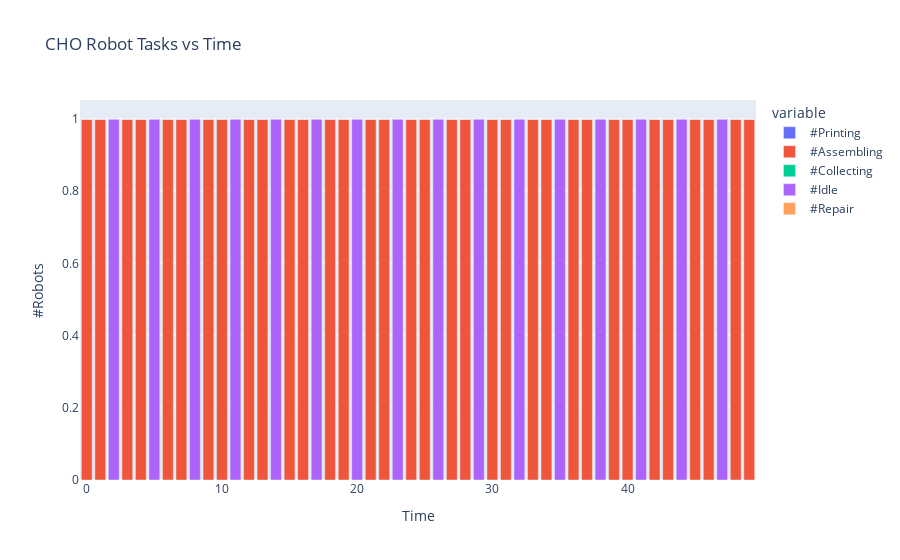
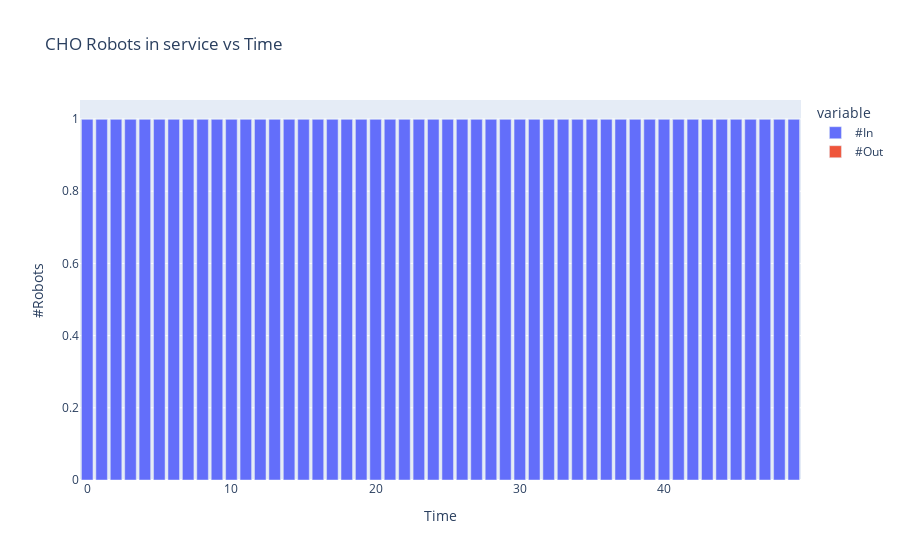
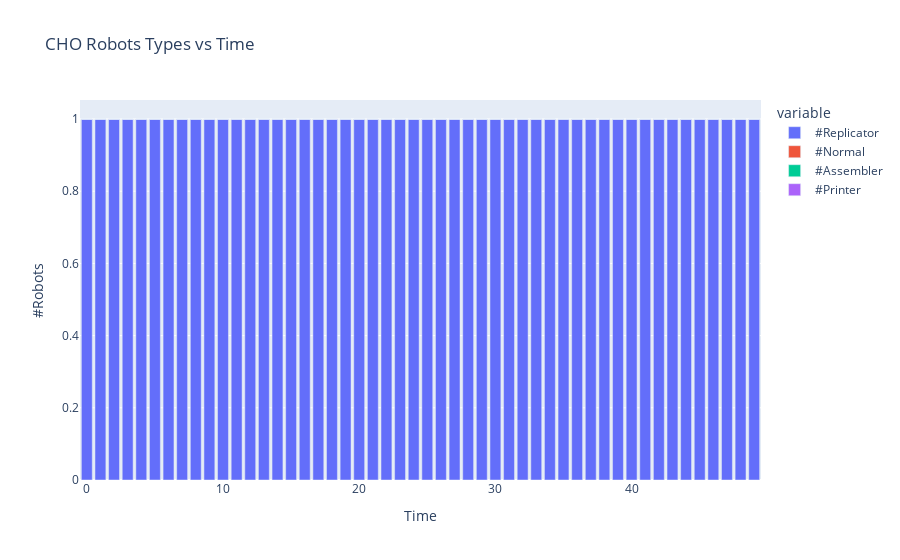
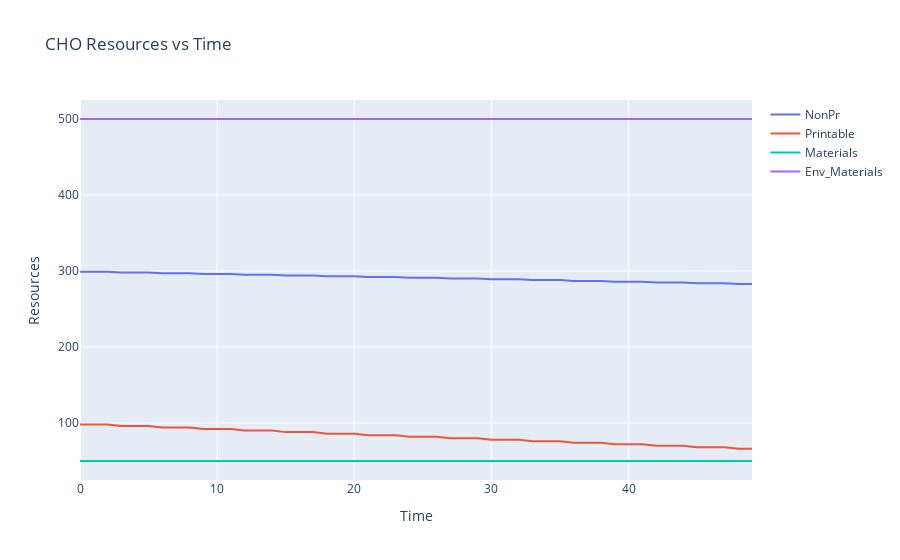

Source (notebook cell) for these figures, in order:
### Code cell
def main():
    global RiskThreshold,QualityThreshold,mc_num_steps,timesteps,mc
    RiskThreshold=0.3
    QualityThreshold=0.5
    mc_num_steps = 2
    timesteps = 50
    mc = False
    try:
        if mc:
            mcdf = SRRSmc("CHO",timesteps,mc_num_steps,True)
            display(mcdf)
        else:
            df,ram_df = SRRS("CHO",timesteps,True)    
    except Exception as err:
        print(f"Unexpected {err=}, {type(err)=}")
        raise

if __name__ == "__main__":
    main()

### Figure 1 — Plotly figure (JSON) as saved in the notebook; plotly's stock layout.template omitted (floating-point values rounded to 4 significant figures)
{"data": [{"alignmentgroup": "True", "hovertemplate": "variable=#Printing<br>Time=%{x}<br>value=%{y}<extra></extra>", "legendgroup": "#Printing", "marker": {"color": "#636efa", "pattern": {"shape": ""}}, "name": "#Printing", "offsetgroup": "#Printing", "orientation": "v", "showlegend": true, "textposition": "auto", "type": "bar", "x": [0, 1, 2, 3, 4, 5, 6, 7, 8, 9, 10, 11, 12, 13, 14, 15, 16, 17, 18, 19, 20, 21, 22, 23, 24, 25, 26, 27, 28, 29, 30, 31, 32, 33, 34, 35, 36, 37, 38, 39, 40, 41, 42, 43, 44, 45, 46, 47, 48, 49], "xaxis": "x", "y": [0, 0, 0, 0, 0, 0, 0, 0, 0, 0, 0, 0, 0, 0, 0, 0, 0, 0, 0, 0, 0, 0, 0, 0, 0, 0, 0, 0, 0, 0, 0, 0, 0, 0, 0, 0, 0, 0, 0, 0, 0, 0, 0, 0, 0, 0, 0, 0, 0, 0], "yaxis": "y"}, {"alignmentgroup": "True", "hovertemplate": "variable=#Assembling<br>Time=%{x}<br>value=%{y}<extra></extra>", "legendgroup": "#Assembling", "marker": {"color": "#EF553B", "pattern": {"shape": ""}}, "name": "#Assembling", "offsetgroup": "#Assembling", "orientation": "v", "showlegend": true, "textposition": "auto", "type": "bar", "x": [0, 1, 2, 3, 4, 5, 6, 7, 8, 9, 10, 11, 12, 13, 14, 15, 16, 17, 18, 19, 20, 21, 22, 23, 24, 25, 26, 27, 28, 29, 30, 31, 32, 33, 34, 35, 36, 37, 38, 39, 40, 41, 42, 43, 44, 45, 46, 47, 48, 49], "xaxis": "x", "y": [1, 1, 0, 1, 1, 0, 1, 1, 0, 1, 1, 0, 1, 1, 0, 1, 1, 0, 1, 1, 0, 1, 1, 0, 1, 1, 0, 1, 1, 0, 1, 1, 0, 1, 1, 0, 1, 1, 0, 1, 1, 0, 1, 1, 0, 1, 1, 0, 1, 1], "yaxis": "y"}, {"alignmentgroup": "True", "hovertemplate": "variable=#Collecting<br>Time=%{x}<br>value=%{y}<extra></extra>", "legendgroup": "#Collecting", "marker": {"color": "#00cc96", "pattern": {"shape": ""}}, "name": "#Collecting", "offsetgroup": "#Collecting", "orientation": "v", "showlegend": true, "textposition": "auto", "type": "bar", "x": [0, 1, 2, 3, 4, 5, 6, 7, 8, 9, 10, 11, 12, 13, 14, 15, 16, 17, 18, 19, 20, 21, 22, 23, 24, 25, 26, 27, 28, 29, 30, 31, 32, 33, 34, 35, 36, 37, 38, 39, 40, 41, 42, 43, 44, 45, 46, 47, 48, 49], "xaxis": "x", "y": [0, 0, 0, 0, 0, 0, 0, 0, 0, 0, 0, 0, 0, 0, 0, 0, 0, 0, 0, 0, 0, 0, 0, 0, 0, 0, 0, 0, 0, 0, 0, 0, 0, 0, 0, 0, 0, 0, 0, 0, 0, 0, 0, 0, 0, 0, 0, 0, 0, 0], "yaxis": "y"}, {"alignmentgroup": "True", "hovertemplate": "variable=#Idle<br>Time=%{x}<br>value=%{y}<extra></extra>", "legendgroup": "#Idle", "marker": {"color": "#ab63fa", "pattern": {"shape": ""}}, "name": "#Idle", "offsetgroup": "#Idle", "orientation": "v", "showlegend": true, "textposition": "auto", "type": "bar", "x": [0, 1, 2, 3, 4, 5, 6, 7, 8, 9, 10, 11, 12, 13, 14, 15, 16, 17, 18, 19, 20, 21, 22, 23, 24, 25, 26, 27, 28, 29, 30, 31, 32, 33, 34, 35, 36, 37, 38, 39, 40, 41, 42, 43, 44, 45, 46, 47, 48, 49], "xaxis": "x", "y": [0, 0, 1, 0, 0, 1, 0, 0, 1, 0, 0, 1, 0, 0, 1, 0, 0, 1, 0, 0, 1, 0, 0, 1, 0, 0, 1, 0, 0, 1, 0, 0, 1, 0, 0, 1, 0, 0, 1, 0, 0, 1, 0, 0, 1, 0, 0, 1, 0, 0], "yaxis": "y"}, {"alignmentgroup": "True", "hovertemplate": "variable=#Repair<br>Time=%{x}<br>value=%{y}<extra></extra>", "legendgroup": "#Repair", "marker": {"color": "#FFA15A", "pattern": {"shape": ""}}, "name": "#Repair", "offsetgroup": "#Repair", "orientation": "v", "showlegend": true, "textposition": "auto", "type": "bar", "x": [0, 1, 2, 3, 4, 5, 6, 7, 8, 9, 10, 11, 12, 13, 14, 15, 16, 17, 18, 19, 20, 21, 22, 23, 24, 25, 26, 27, 28, 29, 30, 31, 32, 33, 34, 35, 36, 37, 38, 39, 40, 41, 42, 43, 44, 45, 46, 47, 48, 49], "xaxis": "x", "y": [0, 0, 0, 0, 0, 0, 0, 0, 0, 0, 0, 0, 0, 0, 0, 0, 0, 0, 0, 0, 0, 0, 0, 0, 0, 0, 0, 0, 0, 0, 0, 0, 0, 0, 0, 0, 0, 0, 0, 0, 0, 0, 0, 0, 0, 0, 0, 0, 0, 0], "yaxis": "y"}], "layout": {"barmode": "relative", "hovermode": "x", "legend": {"title": {"text": "variable"}, "tracegroupgap": 0}, "title": {"text": "CHO Robot Tasks vs Time"}, "xaxis": {"anchor": "y", "domain": [0, 1], "title": {"text": "Time"}}, "yaxis": {"anchor": "x", "domain": [0, 1], "title": {"text": "#Robots"}}}}

### Figure 2 — Plotly figure (JSON) as saved in the notebook; plotly's stock layout.template omitted (floating-point values rounded to 4 significant figures)
{"data": [{"alignmentgroup": "True", "hovertemplate": "variable=#In<br>Time=%{x}<br>value=%{y}<extra></extra>", "legendgroup": "#In", "marker": {"color": "#636efa", "pattern": {"shape": ""}}, "name": "#In", "offsetgroup": "#In", "orientation": "v", "showlegend": true, "textposition": "auto", "type": "bar", "x": [0, 1, 2, 3, 4, 5, 6, 7, 8, 9, 10, 11, 12, 13, 14, 15, 16, 17, 18, 19, 20, 21, 22, 23, 24, 25, 26, 27, 28, 29, 30, 31, 32, 33, 34, 35, 36, 37, 38, 39, 40, 41, 42, 43, 44, 45, 46, 47, 48, 49], "xaxis": "x", "y": [1, 1, 1, 1, 1, 1, 1, 1, 1, 1, 1, 1, 1, 1, 1, 1, 1, 1, 1, 1, 1, 1, 1, 1, 1, 1, 1, 1, 1, 1, 1, 1, 1, 1, 1, 1, 1, 1, 1, 1, 1, 1, 1, 1, 1, 1, 1, 1, 1, 1], "yaxis": "y"}, {"alignmentgroup": "True", "hovertemplate": "variable=#Out<br>Time=%{x}<br>value=%{y}<extra></extra>", "legendgroup": "#Out", "marker": {"color": "#EF553B", "pattern": {"shape": ""}}, "name": "#Out", "offsetgroup": "#Out", "orientation": "v", "showlegend": true, "textposition": "auto", "type": "bar", "x": [0, 1, 2, 3, 4, 5, 6, 7, 8, 9, 10, 11, 12, 13, 14, 15, 16, 17, 18, 19, 20, 21, 22, 23, 24, 25, 26, 27, 28, 29, 30, 31, 32, 33, 34, 35, 36, 37, 38, 39, 40, 41, 42, 43, 44, 45, 46, 47, 48, 49], "xaxis": "x", "y": [0, 0, 0, 0, 0, 0, 0, 0, 0, 0, 0, 0, 0, 0, 0, 0, 0, 0, 0, 0, 0, 0, 0, 0, 0, 0, 0, 0, 0, 0, 0, 0, 0, 0, 0, 0, 0, 0, 0, 0, 0, 0, 0, 0, 0, 0, 0, 0, 0, 0], "yaxis": "y"}], "layout": {"barmode": "relative", "hovermode": "x", "legend": {"title": {"text": "variable"}, "tracegroupgap": 0}, "title": {"text": "CHO Robots in service vs Time"}, "xaxis": {"anchor": "y", "domain": [0, 1], "title": {"text": "Time"}}, "yaxis": {"anchor": "x", "domain": [0, 1], "title": {"text": "#Robots"}}}}

### Figure 3 — Plotly figure (JSON) as saved in the notebook; plotly's stock layout.template omitted (floating-point values rounded to 4 significant figures)
{"data": [{"alignmentgroup": "True", "hovertemplate": "variable=#Replicator<br>Time=%{x}<br>value=%{y}<extra></extra>", "legendgroup": "#Replicator", "marker": {"color": "#636efa", "pattern": {"shape": ""}}, "name": "#Replicator", "offsetgroup": "#Replicator", "orientation": "v", "showlegend": true, "textposition": "auto", "type": "bar", "x": [0, 1, 2, 3, 4, 5, 6, 7, 8, 9, 10, 11, 12, 13, 14, 15, 16, 17, 18, 19, 20, 21, 22, 23, 24, 25, 26, 27, 28, 29, 30, 31, 32, 33, 34, 35, 36, 37, 38, 39, 40, 41, 42, 43, 44, 45, 46, 47, 48, 49], "xaxis": "x", "y": [1, 1, 1, 1, 1, 1, 1, 1, 1, 1, 1, 1, 1, 1, 1, 1, 1, 1, 1, 1, 1, 1, 1, 1, 1, 1, 1, 1, 1, 1, 1, 1, 1, 1, 1, 1, 1, 1, 1, 1, 1, 1, 1, 1, 1, 1, 1, 1, 1, 1], "yaxis": "y"}, {"alignmentgroup": "True", "hovertemplate": "variable=#Normal<br>Time=%{x}<br>value=%{y}<extra></extra>", "legendgroup": "#Normal", "marker": {"color": "#EF553B", "pattern": {"shape": ""}}, "name": "#Normal", "offsetgroup": "#Normal", "orientation": "v", "showlegend": true, "textposition": "auto", "type": "bar", "x": [0, 1, 2, 3, 4, 5, 6, 7, 8, 9, 10, 11, 12, 13, 14, 15, 16, 17, 18, 19, 20, 21, 22, 23, 24, 25, 26, 27, 28, 29, 30, 31, 32, 33, 34, 35, 36, 37, 38, 39, 40, 41, 42, 43, 44, 45, 46, 47, 48, 49], "xaxis": "x", "y": [0, 0, 0, 0, 0, 0, 0, 0, 0, 0, 0, 0, 0, 0, 0, 0, 0, 0, 0, 0, 0, 0, 0, 0, 0, 0, 0, 0, 0, 0, 0, 0, 0, 0, 0, 0, 0, 0, 0, 0, 0, 0, 0, 0, 0, 0, 0, 0, 0, 0], "yaxis": "y"}, {"alignmentgroup": "True", "hovertemplate": "variable=#Assembler<br>Time=%{x}<br>value=%{y}<extra></extra>", "legendgroup": "#Assembler", "marker": {"color": "#00cc96", "pattern": {"shape": ""}}, "name": "#Assembler", "offsetgroup": "#Assembler", "orientation": "v", "showlegend": true, "textposition": "auto", "type": "bar", "x": [0, 1, 2, 3, 4, 5, 6, 7, 8, 9, 10, 11, 12, 13, 14, 15, 16, 17, 18, 19, 20, 21, 22, 23, 24, 25, 26, 27, 28, 29, 30, 31, 32, 33, 34, 35, 36, 37, 38, 39, 40, 41, 42, 43, 44, 45, 46, 47, 48, 49], "xaxis": "x", "y": [0, 0, 0, 0, 0, 0, 0, 0, 0, 0, 0, 0, 0, 0, 0, 0, 0, 0, 0, 0, 0, 0, 0, 0, 0, 0, 0, 0, 0, 0, 0, 0, 0, 0, 0, 0, 0, 0, 0, 0, 0, 0, 0, 0, 0, 0, 0, 0, 0, 0], "yaxis": "y"}, {"alignmentgroup": "True", "hovertemplate": "variable=#Printer<br>Time=%{x}<br>value=%{y}<extra></extra>", "legendgroup": "#Printer", "marker": {"color": "#ab63fa", "pattern": {"shape": ""}}, "name": "#Printer", "offsetgroup": "#Printer", "orientation": "v", "showlegend": true, "textposition": "auto", "type": "bar", "x": [0, 1, 2, 3, 4, 5, 6, 7, 8, 9, 10, 11, 12, 13, 14, 15, 16, 17, 18, 19, 20, 21, 22, 23, 24, 25, 26, 27, 28, 29, 30, 31, 32, 33, 34, 35, 36, 37, 38, 39, 40, 41, 42, 43, 44, 45, 46, 47, 48, 49], "xaxis": "x", "y": [0, 0, 0, 0, 0, 0, 0, 0, 0, 0, 0, 0, 0, 0, 0, 0, 0, 0, 0, 0, 0, 0, 0, 0, 0, 0, 0, 0, 0, 0, 0, 0, 0, 0, 0, 0, 0, 0, 0, 0, 0, 0, 0, 0, 0, 0, 0, 0, 0, 0], "yaxis": "y"}], "layout": {"barmode": "relative", "hovermode": "x", "legend": {"title": {"text": "variable"}, "tracegroupgap": 0}, "title": {"text": "CHO Robots Types vs Time"}, "xaxis": {"anchor": "y", "domain": [0, 1], "title": {"text": "Time"}}, "yaxis": {"anchor": "x", "domain": [0, 1], "title": {"text": "#Robots"}}}}

### Figure 4 — Plotly figure (JSON) as saved in the notebook; plotly's stock layout.template omitted (floating-point values rounded to 4 significant figures)
{"data": [{"mode": "lines", "name": "NonPr", "type": "scatter", "x": [0, 1, 2, 3, 4, 5, 6, 7, 8, 9, 10, 11, 12, 13, 14, 15, 16, 17, 18, 19, 20, 21, 22, 23, 24, 25, 26, 27, 28, 29, 30, 31, 32, 33, 34, 35, 36, 37, 38, 39, 40, 41, 42, 43, 44, 45, 46, 47, 48, 49], "y": [299, 299, 299, 298, 298, 298, 297, 297, 297, 296, 296, 296, 295, 295, 295, 294, 294, 294, 293, 293, 293, 292, 292, 292, 291, 291, 291, 290, 290, 290, 289, 289, 289, 288, 288, 288, 287, 287, 287, 286, 286, 286, 285, 285, 285, 284, 284, 284, 283, 283]}, {"mode": "lines", "name": "Printable", "type": "scatter", "x": [0, 1, 2, 3, 4, 5, 6, 7, 8, 9, 10, 11, 12, 13, 14, 15, 16, 17, 18, 19, 20, 21, 22, 23, 24, 25, 26, 27, 28, 29, 30, 31, 32, 33, 34, 35, 36, 37, 38, 39, 40, 41, 42, 43, 44, 45, 46, 47, 48, 49], "y": [98, 98, 98, 96, 96, 96, 94, 94, 94, 92, 92, 92, 90, 90, 90, 88, 88, 88, 86, 86, 86, 84, 84, 84, 82, 82, 82, 80, 80, 80, 78, 78, 78, 76, 76, 76, 74, 74, 74, 72, 72, 72, 70, 70, 70, 68, 68, 68, 66, 66]}, {"mode": "lines", "name": "Materials", "type": "scatter", "x": [0, 1, 2, 3, 4, 5, 6, 7, 8, 9, 10, 11, 12, 13, 14, 15, 16, 17, 18, 19, 20, 21, 22, 23, 24, 25, 26, 27, 28, 29, 30, 31, 32, 33, 34, 35, 36, 37, 38, 39, 40, 41, 42, 43, 44, 45, 46, 47, 48, 49], "y": [50, 50, 50, 50, 50, 50, 50, 50, 50, 50, 50, 50, 50, 50, 50, 50, 50, 50, 50, 50, 50, 50, 50, 50, 50, 50, 50, 50, 50, 50, 50, 50, 50, 50, 50, 50, 50, 50, 50, 50, 50, 50, 50, 50, 50, 50, 50, 50, 50, 50]}, {"mode": "lines", "name": "Env_Materials", "type": "scatter", "x": [0, 1, 2, 3, 4, 5, 6, 7, 8, 9, 10, 11, 12, 13, 14, 15, 16, 17, 18, 19, 20, 21, 22, 23, 24, 25, 26, 27, 28, 29, 30, 31, 32, 33, 34, 35, 36, 37, 38, 39, 40, 41, 42, 43, 44, 45, 46, 47, 48, 49], "y": [500, 500, 500, 500, 500, 500, 500, 500, 500, 500, 500, 500, 500, 500, 500, 500, 500, 500, 500, 500, 500, 500, 500, 500, 500, 500, 500, 500, 500, 500, 500, 500, 500, 500, 500, 500, 500, 500, 500, 500, 500, 500, 500, 500, 500, 500, 500, 500, 500, 500]}], "layout": {"hovermode": "x", "title": {"text": "CHO Resources vs Time"}, "xaxis": {"title": {"text": "Time"}}, "yaxis": {"title": {"text": "Resources"}}}}
